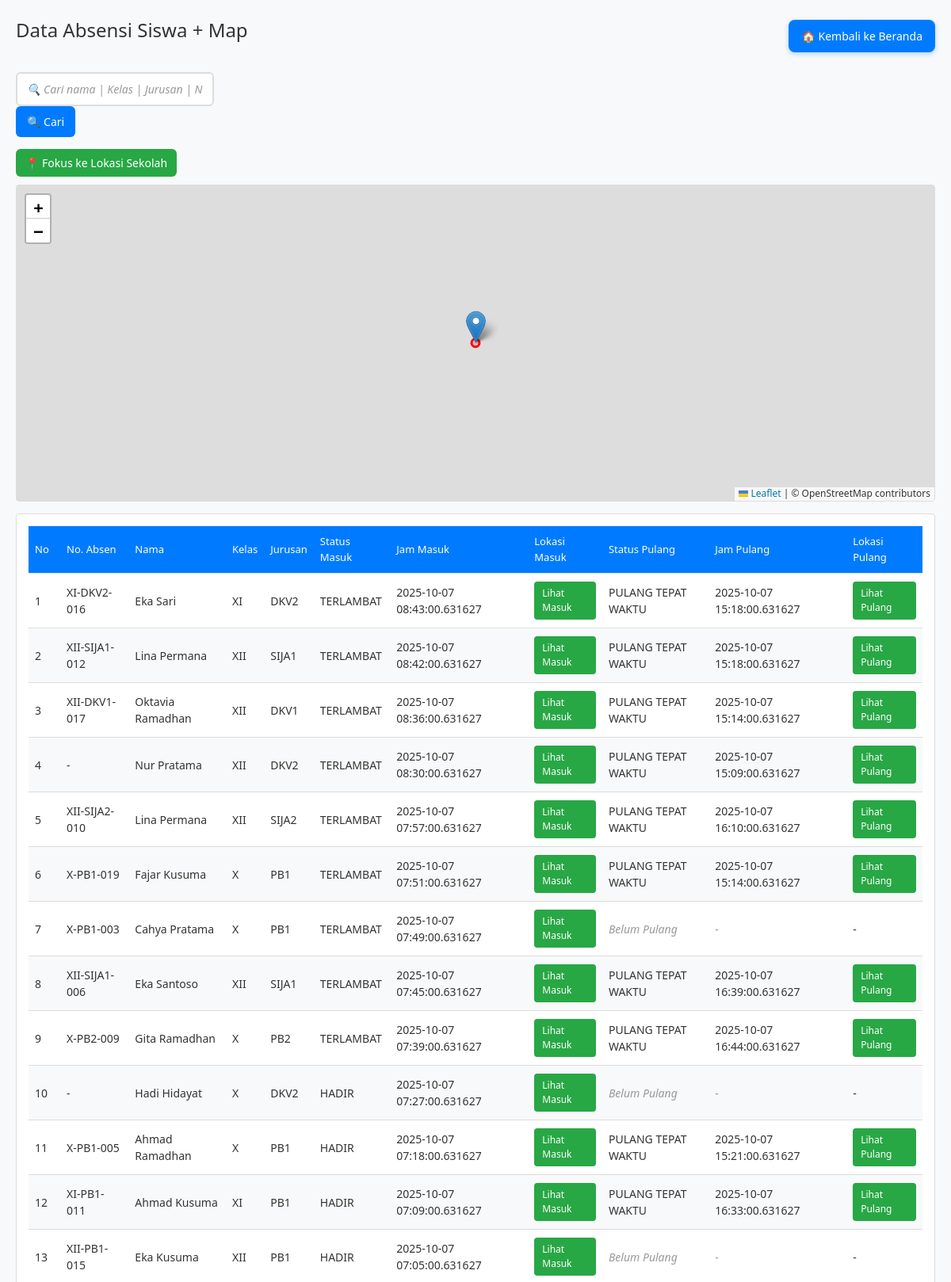
The page /admin/absensi_map (signed in, upper part) on the database its author committed.
### tables this page shows
CREATE TABLE absensi (
            id INTEGER PRIMARY KEY AUTOINCREMENT,
            siswa_id INTEGER,
            nama TEXT NOT NULL,
            kelas TEXT NOT NULL,
            jurusan TEXT NOT NULL,
            latitude REAL,
            longitude REAL,
            status TEXT NOT NULL,
            waktu TIMESTAMP DEFAULT CURRENT_TIMESTAMP
        , waktu_pulang TIMESTAMP, status_pulang TEXT, latitude_pulang REAL, longitude_pulang REAL);

### app.py (the view)
@app.route('/admin/absensi_map')
@login_required
def admin_absensi_map():
    search_query = request.args.get('q', '').strip()
    conn = sqlite3.connect(DB_NAME)
    cur = conn.cursor()
    if search_query:
        cur.execute("""
            SELECT
                a.nama, a.kelas, a.jurusan, a.status, a.waktu,
                a.latitude, a.longitude,
                a.status_pulang, a.waktu_pulang,
                a.latitude_pulang, a.longitude_pulang,
                COALESCE(s.nomor_absen, '-') AS nomor_absen
            FROM absensi a
            LEFT JOIN siswa s ON a.siswa_id = s.id
            WHERE a.nama LIKE ? OR a.kelas LIKE ? OR a.jurusan LIKE ? OR s.nomor_absen LIKE ?
            ORDER BY a.waktu DESC
        """, (f"%{search_query}%", f"%{search_query}%", f"%{search_query}%", f"%{search_query}%"))
    else:
        cur.execute("""
            SELECT
                a.nama, a.kelas, a.jurusan, a.status, a.waktu,
                a.latitude, a.longitude,
                a.status_pulang, a.waktu_pulang,
                a.latitude_pulang, a.longitude_pulang,
                COALESCE(s.nomor_absen, '-') AS nomor_absen
            FROM absensi a
            LEFT JOIN siswa s ON a.siswa_id = s.id
            ORDER BY a.waktu DESC
        """)
    absensi = cur.fetchall()
    conn.close()
    return render_template(
        'admin/absensi_map.html',
        absensi=absensi,
        search_query=search_query,
        SCHOOL_LAT=SCHOOL_LAT,
        SCHOOL_LNG=SCHOOL_LNG,
        RADIUS=RADIUS
    )

### app.py (called while the page is built)
def login_required(f):
    from functools import wraps
    @wraps(f)
    def decorated_function(*args, **kwargs):
        if 'admin_logged_in' not in session:
            return redirect(url_for('admin_login'))
        return f(*args, **kwargs)
    return decorated_function

### templates/admin/absensi_map.html (shortened to what this page needs)
<!DOCTYPE html>
<html lang="id">
<head>
  <link rel="stylesheet" href="https://unpkg.com/leaflet/dist/leaflet.css" />
  <link rel="stylesheet" href="https://unpkg.com/leaflet.markercluster/dist/MarkerCluster.css" />
  <link rel="stylesheet" href="https://unpkg.com/leaflet.markercluster/dist/MarkerCluster.Default.css" />
</head>
<body>
  <div class="main-container">
    <div class="header-section">
    <h2>Data Absensi Siswa + Map</h2>
    <a href="{{ url_for('admin_index') }}" class="back-btn">🏠 Kembali ke Beranda</a>
    </div>
    <div class="search-container">
      <form method="get" action="{{ url_for('admin_absensi_map') }}">
        <input type="text" name="q" value="{{ search_query or '' }}"
               placeholder="🔍 Cari nama | Kelas | Jurusan | No Absen"
               aria-label="Cari data absensi">
        <button type="submit">🔍 Cari</button>
      </form>
    </div>
    <div class="map-controls">
      <button class="reset-school-btn" onclick="resetToSchool()">📍 Fokus ke Lokasi Sekolah</button>
    </div>
    <div id="map"></div>
    <div class="table-container">
      <table>
        <thead>
          <tr>
            <th>No</th>
            <th>No. Absen</th>
            <th>Nama</th>
            <th>Kelas</th>
            <th>Jurusan</th>
            <th>Status Masuk</th>
            <th>Jam Masuk</th>
            <th>Lokasi Masuk</th>
            <th>Status Pulang</th>
            <th>Jam Pulang</th>
            <th>Lokasi Pulang</th>
          </tr>
        </thead>
        <tbody>
          {% for a in absensi %}
          <tr>
            <td>{{ loop.index }}</td>
            <td>{{ a[11] }}</td>
            <td>{{ a[0] }}</td>
            <td>{{ a[1] }}</td>
            <td>{{ a[2] }}</td>
            <td>{{ a[3] }}</td>
            <td>{{ a[4] }}</td>
            <td>
              {% if a[5] and a[6] %}
                <a class="button" href="#" onclick="focusMarker({{ loop.index0 }})">Lihat Masuk</a>
              {% else %}
                -
              {% endif %}
            </td>
            <td>
              {% if a[7] %}
                {{ a[7] }}
              {% else %}
                <span class="status-pending">Belum Pulang</span>
              {% endif %}
            </td>
            <td>
              {% if a[8] %}
                {{ a[8] }}
              {% else %}
                <span class="status-pending">-</span>
              {% endif %}
            </td>
            <td>
              {% if a[9] and a[10] %}
                <a class="button" href="#" onclick="focusMarkerPulang({{ loop.index0 }})">Lihat Pulang</a>
              {% else %}
                -
              {% endif %}
            </td>
          </tr>
          {% endfor %}
        </tbody>
      </table>
    </div>
  </div>
</body>
</html>

### templates/admin/absensi_map.html (style rules this page uses)
* { margin: 0; padding: 0; box-sizing: border-box; font-family: 'Segoe UI', Tahoma, Geneva, Verdana, sans-serif; }
body { background: #f8f9fa; color: #333; line-height: 1.5; padding: 0; }
.main-container { max-width: 1200px; margin: 0 auto; padding: 20px; }
h2 { text-align: center; margin-bottom: 15px; font-size: 1.5rem; font-weight: 500; color: #333; }
.search-container { display: flex; align-items: center; gap: 10px; margin-bottom: 15px; flex-wrap: wrap; }
.search-container input[type="text"] { flex: 1; min-width: 250px; padding: 10px 12px; border: 2px solid #ddd; border-radius: 6px; font-size: 14px; transition: border-color 0.2s ease, box-shadow 0.2s ease; outline: none; }
.search-container input[type="text"]::placeholder { color: #999; font-style: italic; }
.search-container button { padding: 10px 14px; background: #007bff; color: #fff; border: none; border-radius: 6px; cursor: pointer; font-size: 14px; font-weight: 500; display: flex; align-items: center; gap: 5px; transition: background 0.2s ease; white-space: nowrap; }
.map-controls { display: flex; gap: 10px; margin-bottom: 10px; flex-wrap: wrap; }
.header-section { display: flex; justify-content: space-between; align-items: center; margin-bottom: 20px; flex-wrap: wrap; }
.back-btn { background: #007bff; color: white; text-decoration: none; border-radius: 8px; padding: 10px 16px; font-size: 14px; font-weight: 500; transition: background 0.3s ease, transform 0.2s ease; box-shadow: 0 2px 6px rgba(0, 123, 255, 0.3); }
.reset-school-btn { padding: 8px 12px; background: #28a745; color: #fff; border: none; border-radius: 6px; cursor: pointer; font-size: 14px; font-weight: 500; display: flex; align-items: center; gap: 5px; transition: background 0.2s ease; white-space: nowrap; }
#map { height: 400px; width: 100%; margin-bottom: 15px; border: 1px solid #ddd; border-radius: 4px; }
.table-container { background: #fff; padding: 15px; border: 1px solid #ddd; border-radius: 4px; overflow-x: auto; margin-bottom: 20px; }
table { width: 100%; border-collapse: collapse; min-width: 800px; }
th, td { padding: 10px 8px; border-bottom: 1px solid #ddd; text-align: left; font-size: 14px; }
th { background: #007bff; color: white; font-weight: 500; font-size: 13px; }
tr:nth-child(even) { background: #f8f9fa; }
.button { display: inline-block; color: #fff; background: #28a745; padding: 6px 10px; border-radius: 4px; text-decoration: none; font-size: 12px; font-weight: 500; }
.status-pending { color: #999; font-style: italic; }

### rows shown on the page
absensi: a "XI-DKV2-016", nama "Eka Sari", kelas "XI", jurusan "DKV2", status "TERLAMBAT", waktu "2025-10-07 08:43:00.631627", status_pulang "PULANG TEPAT WAKTU", waktu_pulang "2025-10-07 15:18:00.631627"
absensi: a "XII-SIJA1-012", nama "Lina Permana", kelas "XII", jurusan "SIJA1", status "TERLAMBAT", waktu "2025-10-07 08:42:00.631627", status_pulang "PULANG TEPAT WAKTU", waktu_pulang "2025-10-07 15:18:00.631627"
absensi: a "XII-DKV1-017", nama "Oktavia Ramadhan", kelas "XII", jurusan "DKV1", status "TERLAMBAT", waktu "2025-10-07 08:36:00.631627", status_pulang "PULANG TEPAT WAKTU", waktu_pulang "2025-10-07 15:14:00.631627"
absensi: a "-", nama "Nur Pratama", kelas "XII", jurusan "DKV2", status "TERLAMBAT", waktu "2025-10-07 08:30:00.631627", status_pulang "PULANG TEPAT WAKTU", waktu_pulang "2025-10-07 15:09:00.631627"
absensi: a "XII-SIJA2-010", nama "Lina Permana", kelas "XII", jurusan "SIJA2", status "TERLAMBAT", waktu "2025-10-07 07:57:00.631627", status_pulang "PULANG TEPAT WAKTU", waktu_pulang "2025-10-07 16:10:00.631627"
absensi: a "X-PB1-019", nama "Fajar Kusuma", kelas "X", jurusan "PB1", status "TERLAMBAT", waktu "2025-10-07 07:51:00.631627", status_pulang "PULANG TEPAT WAKTU", waktu_pulang "2025-10-07 15:14:00.631627"
absensi: a "X-PB1-003", nama "Cahya Pratama", kelas "X", jurusan "PB1", status "TERLAMBAT", waktu "2025-10-07 07:49:00.631627", shows "Belum Pulang"
absensi: a "XII-SIJA1-006", nama "Eka Santoso", kelas "XII", jurusan "SIJA1", status "TERLAMBAT", waktu "2025-10-07 07:45:00.631627", status_pulang "PULANG TEPAT WAKTU", waktu_pulang "2025-10-07 16:39:00.631627"
absensi: a "X-PB2-009", nama "Gita Ramadhan", kelas "X", jurusan "PB2", status "TERLAMBAT", waktu "2025-10-07 07:39:00.631627", status_pulang "PULANG TEPAT WAKTU", waktu_pulang "2025-10-07 16:44:00.631627"
absensi: a "-", nama "Hadi Hidayat", kelas "X", jurusan "DKV2", status "HADIR", waktu "2025-10-07 07:27:00.631627", shows "Belum Pulang"
absensi: a "X-PB1-005", nama "Ahmad Ramadhan", kelas "X", jurusan "PB1", status "HADIR", waktu "2025-10-07 07:18:00.631627", status_pulang "PULANG TEPAT WAKTU", waktu_pulang "2025-10-07 15:21:00.631627"
absensi: a "XI-PB1-011", nama "Ahmad Kusuma", kelas "XI", jurusan "PB1", status "HADIR", waktu "2025-10-07 07:09:00.631627", status_pulang "PULANG TEPAT WAKTU", waktu_pulang "2025-10-07 16:33:00.631627"
absensi: a "XII-PB1-015", nama "Eka Kusuma", kelas "XII", jurusan "PB1", status "HADIR", waktu "2025-10-07 07:05:00.631627", shows "Belum Pulang"
